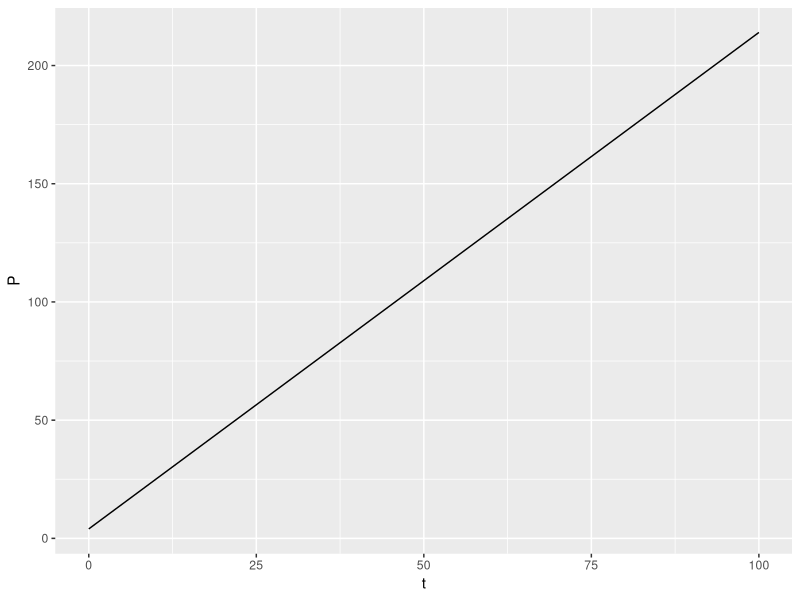

Write the R code that produced this figure.
## ---- chunk 1
library(tidyverse)
library(ggplot2)
t <- data.frame(t= c(0,1,2,3,4,5,10,20,50,100))
p0 <- 4

linear_g <- function(t,r){
  a <- p0
  result <- a+(r+1)*t
  return(result)
}

t_linear <- t |> 
  mutate(P = linear_g(t=t, r=1.1))

p_linear <- ggplot(data = t_linear, 
       aes(x=t, y=P))+
  geom_line()
## ---- chunk 2

exponential_g <- function(t,r){
  p0 <- 100
  r <- 1+r
  result <- p0*r^t
  return(result)
}

t_exponential <- t |> 
  mutate(P=exponential_g(t=t, r=.1))


## ---- chunk 3
logistic_g <- function(t,r,a){
  numerator <- a
  denominator <- 1+exp((-r)*(t))
}
